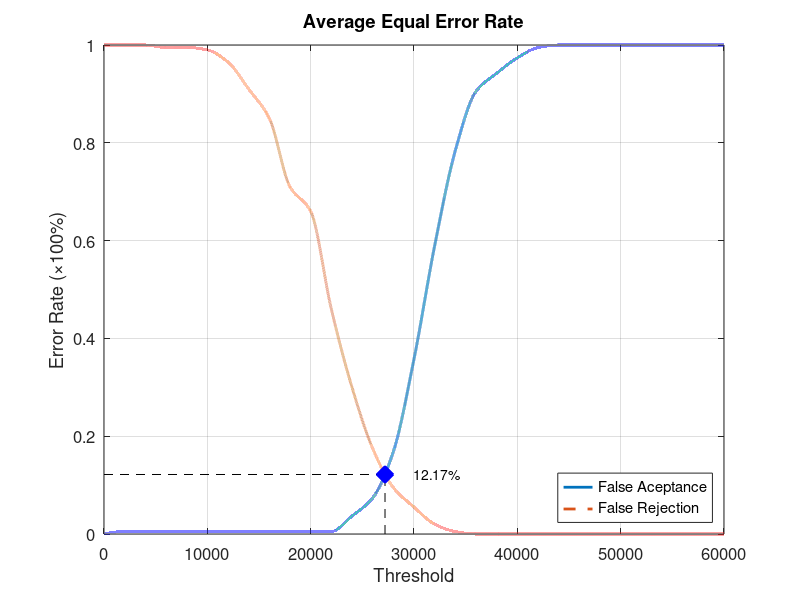
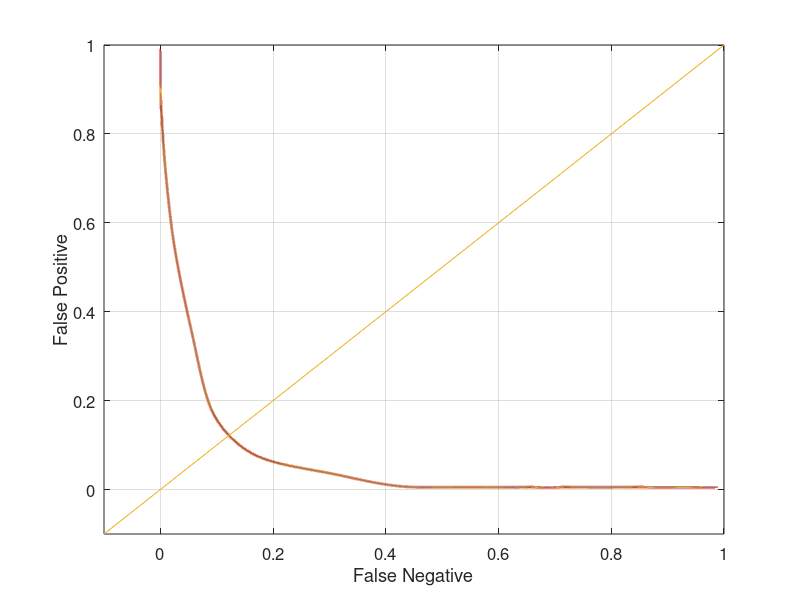

Write the MATLAB code that produced these figures, in order.
function yEER = Database2_4
close all;
clear;
clc;
x = 0:2000:60000;
xq = 0:0.5:60000;

y0 = [0 0.00526316 0.00526316 0.00526316 0.00526316 0.00526316 0.00526316 0.00526316 0.00526316 0.00526316 0.00526316 0.00526316 0.0368421 0.0736842 0.168421 0.357895 0.589474 0.784211 0.905263 0.942105 0.973684 0.994737 1 1 1 1 1 1 1 1 1];
yy0 = interp1(x, y0, xq, 'pchip');
y1 = [1 1 1 0.995 0.995 0.99 0.965 0.91 0.85 0.71 0.66 0.46 0.3 0.175 0.095 0.055 0.02 0.005 0 0 0 0 0 0 0 0 0 0 0 0 0];
yy1 = interp1(x, y1, xq, 'pchip');

% Calculating EER: 
y2 = abs(y0 - y1);
find(y2 == min(y2))
yy2 = abs(yy0 - yy1);
xEER = find(yy2 == min(yy2));
xEERIndex = xq(xEER) % X-axis EER
yEER = yy0(xEER) % Y-axis EER

main = figure
plot(xq, yy0,'-','LineWidth', 2);	hold on
plot(xq, yy1,'--','LineWidth', 2);	hold on
plot([xEERIndex xEERIndex], [0 yEER], 'k--');	hold on
plot([0 xEERIndex], [yEER yEER], 'k--');	hold on
plot(xEERIndex, yEER, 'bx', 'LineWidth', 10);	hold on
text(xEERIndex + 10 * xEERIndex / 100, yEER, [num2str(round((10000 * yEER)) / 100) '%'])
legend('False Aceptance', 'False Rejection', 'Location', 'SouthEast')
xlabel('Threshold')
ylabel('Error Rate (\times100%)')
title('Average Equal Error Rate')
set(gca, 'FontSize', 12)
axis([0 60000 0 1])
grid on

print(main, 'Database2_4Main', '-dpng');
FNRxFPR = figure('Color', [1 1 1]);
plot(yy1, yy0, '-', yy1, yy0, 'LineWidth', 2);
hold on
y = -0.1:0.1:1
plot(y, y); 
set(gca, 'FontSize', 12)
xlabel('False Negative')
ylabel('False Positive')
axis([-0.1 1 -0.1 1])
set(gca, 'FontSize', 12)
grid on

print(FNRxFPR, 'Database2_4FNRxFPR','-dpng');
end
